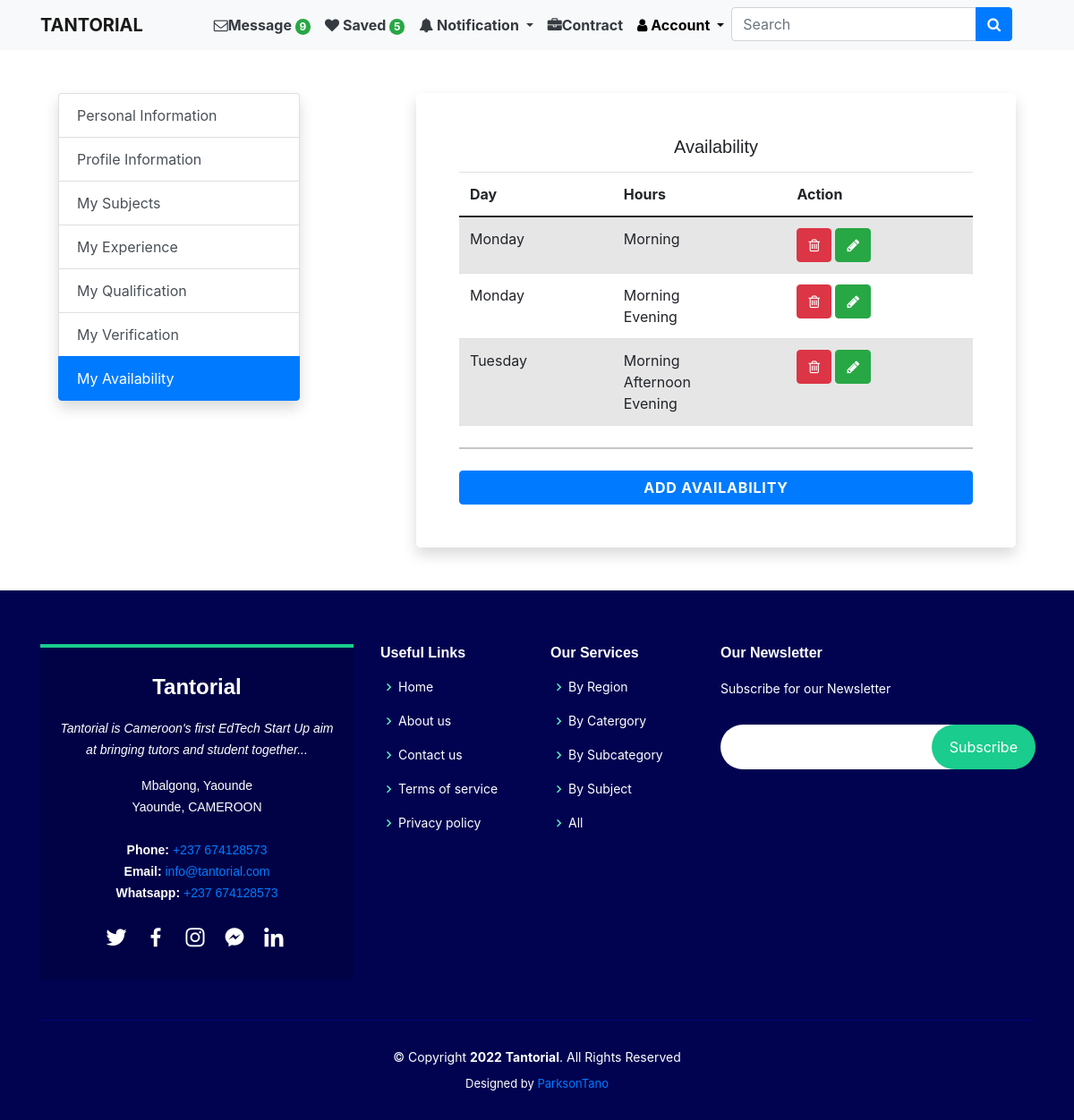
/my-availability/ (signed in), run on an earlier commit of the app's database.
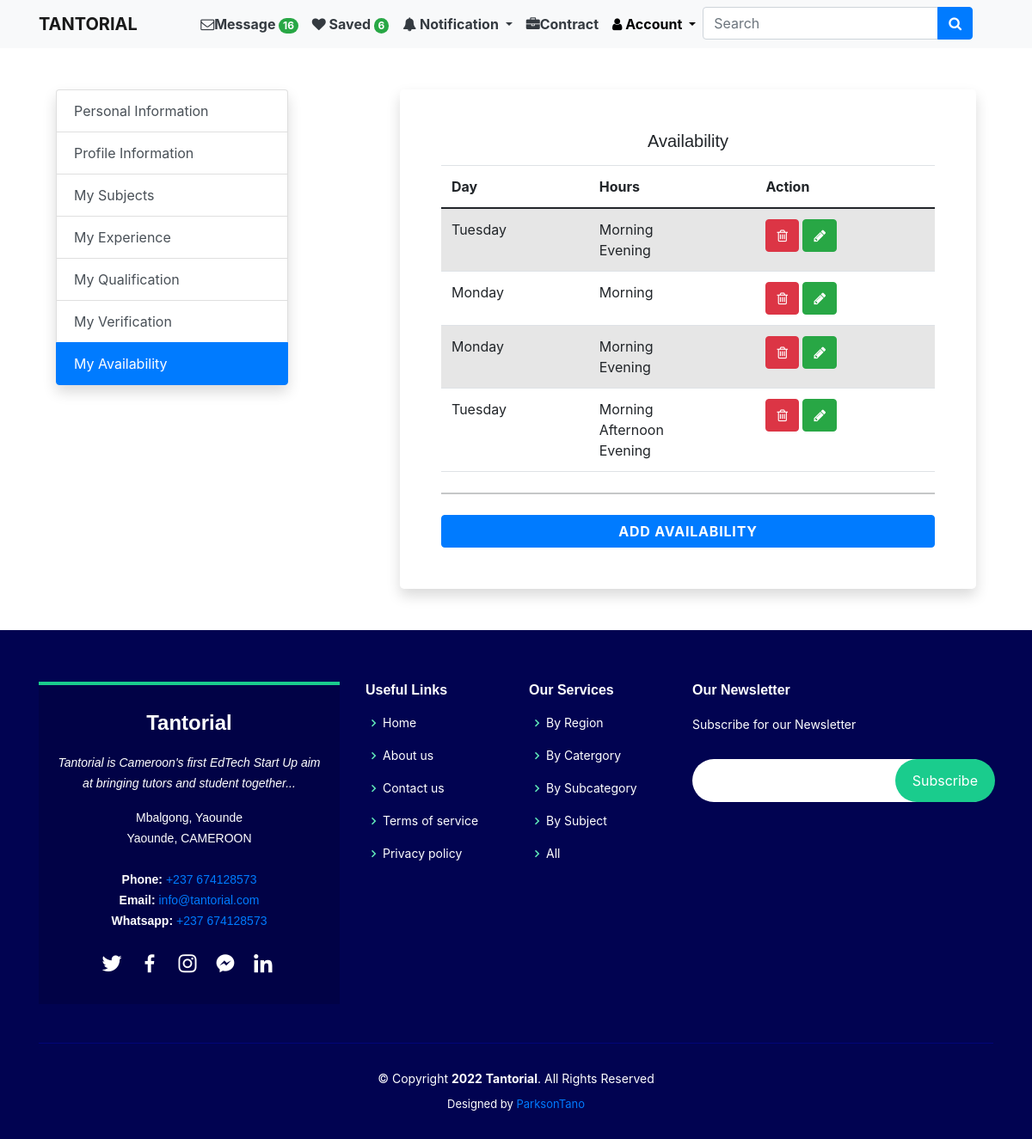
And on a later commit of the database.
### mainapp/models.py (models this page shows, shortened)
class ProfilePersonal(models.Model):
    user = models.OneToOneField(User, on_delete=models.CASCADE)
    account_type = models.CharField(
        max_length=10, choices=ACC, null=True, blank=True)
    title = models.CharField(
        max_length=10, choices=TITLE, null=True, blank=True)
    gender = models.CharField(
        max_length=10, choices=GENDER, null=True, blank=True)
    first_name = models.CharField(max_length=30, null=True, blank=True)
    last_name = models.CharField(max_length=30, null=True, blank=True)
    phone_number = models.CharField(max_length=15, null=True, blank=True)
    whatsapp_number = models.CharField(max_length=15, null=True, blank=True)
    show_whatsapp_number = models.BooleanField(default=True)
    online_lesson = models.BooleanField(default=False)
    country = models.ForeignKey(Country, on_delete=models.PROTECT, null=True)
    region = ChainedForeignKey(Region, chained_field="country",
                               chained_model_field="country",
                               show_all=False,
                               auto_choose=True,
                               sort=True,
                               null=True,)
    town = ChainedForeignKey(Town, chained_field="region",
                             chained_model_field="region",
                             show_all=False,
                             auto_choose=True,
                             sort=True,
                             null=True,)
    address = models.CharField(max_length=256, null=True, blank=True)
    date_of_birth = models.DateField(default=timezone.now)
    level_of_education = models.CharField(
        max_length=50, choices=EL, null=True, blank=True)
    date_of_birth = models.DateField(default=timezone.now)
    view_count = models.PositiveIntegerField(default=0)
    paid = models.BooleanField(default=False)
    favourite = models.ManyToManyField(
        User, related_name='saved_user', blank=True)
    profile_pic = models.ImageField(
        upload_to='profile_img', default='default.png')
    @property
    def total_likes(self):
        return self.favourite.count()
    def __str__(self):
        return self.user.username + " profile"

class Availability(models.Model):
    user = models.ForeignKey(User, on_delete=models.CASCADE)
    day = models.ForeignKey(Day, on_delete=models.PROTECT)
    hour = models.ManyToManyField(Hour)
    date_created = models.DateTimeField(auto_now_add=True)

class Day(models.Model):
    day = models.CharField(max_length=30)
    def __str__(self):
        return self.day

class Hour(models.Model):
    hour = models.CharField(max_length=30)
    def __str__(self):
        return self.hour

### mainapp/views.py (the view)
# urls.py: path('my-availability/', ProfileAvailabilityView.as_view(),
class ProfileAvailabilityView(TemplateView):
    template_name = 'main/my_availability.html'
    def dispatch(self, request, *args, **kwargs):
        if request.user.is_authenticated:
            pass
        else:
            return redirect('/accounts/login/?next=/my-availability/')
        return super().dispatch(request, *args, **kwargs)
    def get_context_data(self, **kwargs):
        context = super().get_context_data(**kwargs)
        account = self.request.user
        context["account"] = account
        availability = Availability.objects.filter(
            user=account).order_by('-id')
        context['availability'] = availability
        return context

### category/category_processor.py (called while the page is built)
def category_list(request):
    suggested = []
    tutor = ProfilePersonal.objects.filter(account_type="tutor")
    profil = ProfilePersonal.objects.all()
    print('erjejr')
    print(tutor)
    if request.user.is_authenticated:
        if request.user.profilepersonal in tutor:
            suggested = ProfilePersonal.objects.filter(account_type="student")
    else:
        suggested = ProfilePersonal.objects.filter(account_type="student")
    return {
        'all_cat': Category.objects.all().order_by('name'),
        'all_subcat': SubCategory.objects.select_related('category').all().order_by('name'),
        'all_sub': Subject.objects.select_related('subcategory').all().order_by('subcategory'),
        'review' : Review.objects.all(),
        'tutors': tutor,
        'suggested': suggested
    }

### dani/dani_processor.py (called while the page is built)
def carousel_slide(request):
    return {
        'carousel' : Carousel.objects.all(),
        'subject_res' : Subject.objects.all(),
        'suggested': ProfilePersonal.objects.filter(paid=True)
     }

### templates/main/my_availability.html (shortened to what this page needs)
{% extends "base.html" %}
{% load crispy_forms_tags %}
{% block content %}
<div class="container-fluid">
    <div class="row">
        <div class="col-sm-6 col-md-6 col-lg-3 mx-auto">
            <div class="card border-0 shadow rounded-3 my-5">
                <div class="card-body p-0 p-sm-0">
                    <div class="list-group mx-auto">
                        <a href="{% url 'dantorial:profile' %}" class="list-group-item list-group-item-action">
                            Personal Information
                        </a>
                        <a href="{% url 'dantorial:profile-info' %}"
                            class="list-group-item list-group-item-action">Profile Information</a>
                        <a href="{% url 'dantorial:my-subject' %}"
                            class="list-group-item list-group-item-action">My Subjects</a>
                        {% if user.profilepersonal.account_type == 'tutor' %}
                        <a href="{% url 'dantorial:my-experience'%}" class="list-group-item list-group-item-action">My
                            Experience</a>
                        <a href="{% url 'dantorial:my-qualification'%}"
                            class="list-group-item list-group-item-action">My Qualification</a>
                        <a href="{% url 'dantorial:my-verification'%}" class="list-group-item list-group-item-action">My
                            Verification</a>
                        {% endif %}
                        <a href="{% url 'dantorial:my-availability' %}" class="list-group-item list-group-item-action active">My Availability</a>
                    </div>
                </div>
            </div>
        </div>
        <div class="col-sm-12 col-md-12 col-lg-7 mx-auto">
            <div class="card border-0 shadow rounded-3 my-0 my-lg-5">
                <div class="card-body p-2 p-sm-5 table-responsive">
                    <h5 class="card-title text-center mb-3 fw-light fs-5">Availability</h5>
                    <table class="table table-striped table-hover">
                        <thead>
                            <tr>
                                <th>Day</th>
                                <th>Hours</th>
                                <th>Action</th>
                            </tr>
                        </thead>
                        <tbody>
                            {% for ord in availability %}
                            <tr>
                                <td> {{ ord.day }}</td>
                                <td>
                                {% for hour in ord.hour.all %}
                                    {{ hour }} <br>
                                {% endfor %}
                                </td>
                                <td>
                                    <button class="btn btn-danger" data-bs-toggle="modal"
                                        data-bs-target="#exampleModalDefault">
                                        <i class="fa fa-trash-o" aria-hidden="true"></i>
                                    </button>
                                    <a href="{% url 'dantorial:update_availability' ord.id %}" class="btn btn-success">
                                        <i class="fa fa-pencil" aria-hidden="true"></i>
                                    </a>
                                </td>
                            </tr>
                            <div class="modal fade" id="exampleModalDefault" tabindex="-1"
                                aria-labelledby="exampleModalLabel" aria-hidden="true">
                                {% endfor %}
                        </tbody>
                    </table>
                    <hr class="my-4">
                    <div class="d-grid">
                        <a href="{% url 'dantorial:add-availability'%}"
                            class="btn btn-primary btn-login text-uppercase fw-bold" type="submit">Add Availability</a>
                    </div>
                </div>
            </div>
        </div>
    </div>
</div>
</div>
{% endblock content %}

### templates/base.html (shortened to what the changed rows need)
{% load pwa %}
{% load cache %}
{% load static %}
{% load notifications_tags %}
{% load i18n %}
{% load humanize %}
<!doctype html>
<html lang="en">
<head>
  <link href="https://cdn.jsdelivr.net/npm/bootstrap@5.1.0/dist/css/bootstrap.min.css" rel="stylesheet">
  <link href="https://cdnjs.cloudflare.com/ajax/libs/font-awesome/5.15.1/css/all.min.css" rel="stylesheet" />
  <link rel="stylesheet" href="{% static 'main.css' %}">
  <link rel="stylesheet" href="https://maxcdn.bootstrapcdn.com/font-awesome/4.5.0/css/font-awesome.min.css">
  <link href="https://cdn.jsdelivr.net/npm/select2@4.1.0-rc.0/dist/css/select2.min.css" rel="stylesheet" />
  <link
    href="https://cdnjs.cloudflare.com/ajax/libs/bootstrap-datetimepicker/4.17.37/css/bootstrap-datetimepicker.min.css"
    rel="stylesheet">
  <link href="{% static 'assets/css/styles.css' %}" rel="stylesheet">
  <link href="https://unpkg.com/aos@2.3.1/dist/aos.css" rel="stylesheet">
  <link href='https://unpkg.com/boxicons@2.1.2/css/boxicons.min.css' rel='stylesheet'>
  <link rel="stylesheet" href="https://cdn.jsdelivr.net/npm/glightbox/dist/css/glightbox.min.css" />
  <link rel="stylesheet" href="https://unpkg.com/swiper@8/swiper-bundle.min.css" />
  <link rel="stylesheet" href="https://cdn.jsdelivr.net/npm/bootstrap-icons@1.7.2/font/bootstrap-icons.css">
  {% load bootstrap4 %} {% bootstrap_css %} {% bootstrap_javascript jquery='full' %}
</head>
<header class="sticky-top">
  <nav class="navbar navbar-light navbar-expand-lg bg-light sticky-top">
    <div class="container me-auto">
      <div class="collapse navbar-collapse" id="navbarNav">
        <ul class="navbar-nav ms-auto me-4 my-3 my-lg-0">
          {% if user.is_authenticated %}
          <li class="nav-item">
            <a class="nav-link text-dark font-weight-bold" href="{% url 'dantorial_message:chat' %}"><i
                class='fa fa-envelope-o'></i>Message
              {% if messags.count > 0 %}
              <span class="badge rounded-pill badge-notification bg-success">{{ messags.count}}</span>
              {% endif %}
            </a>
          </li>
          <li>
            <a class="nav-link text-dark font-weight-bold" href="{% url 'dantorial:myfavourites' %}">
              <i class='fa fa-heart'></i> Saved
              {% if user.profilepersonal.total_likes > 0 %}
              <span class="badge rounded-pill badge-notification bg-success like_count" id='like_count'>
                {{ user.profilepersonal.total_likes }}</span>
              {% endif %}
            </a>
          </li>
          {% endif %}
        </ul>
      </div>
    </div>
  </nav>
</header>
<body>
  <div style="width: 100;">
    {% block content %} {% endblock content %}
</body>
</html>

What changed in the data, as far as the page shows it:
added Availability: day "Tuesday", Hour (hour "Morning"), Hour (hour "Evening")
Also different on the page:
{{ messags.count }}: "9" → "16"
{{ user.profilepersonal.total_likes }}: "5" → "6"
